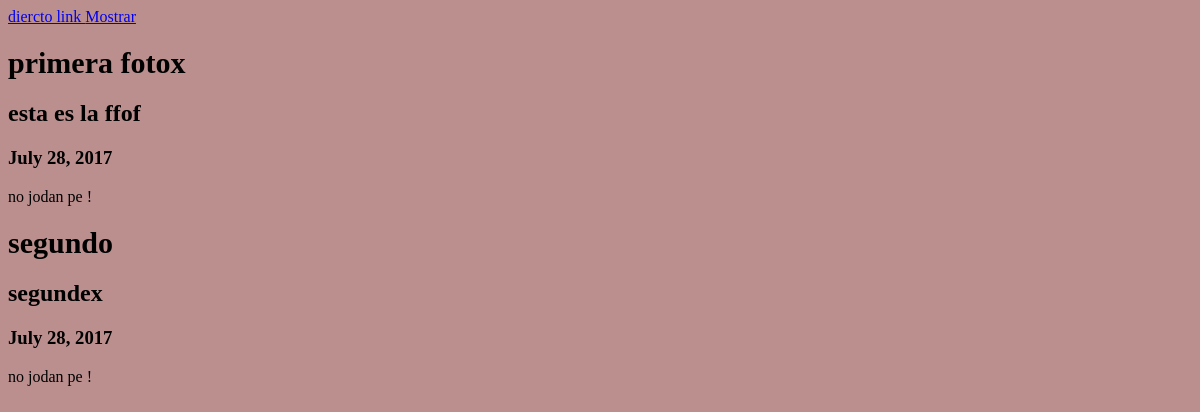
The app's page /fotox/mostrar/, older data.
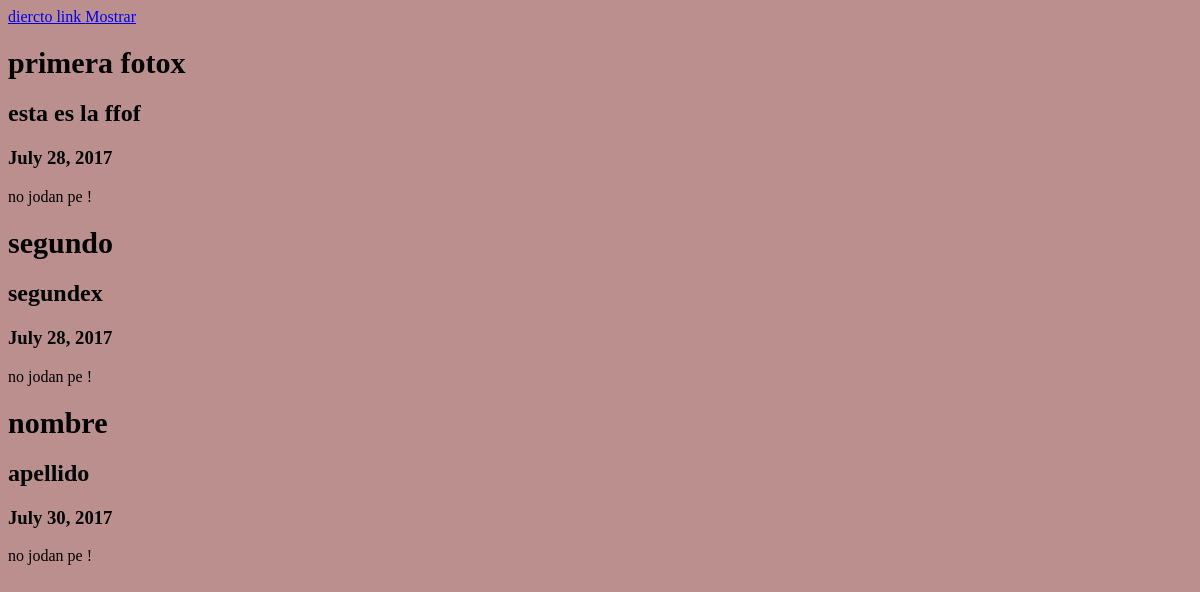
The same page, newer data.
### fotox/models.py (models this page shows, shortened)
class Foto(models.Model):
    nombre = models.CharField(blank="", null=True, max_length=15)
    apellido = models.CharField(blank="", null=True, max_length=15)
    fecha_creacion = models.DateField(auto_created=True)

### fotox/views.py (the view)
def mostrar(request):
    lista = Foto.objects.all()
    return render(request, 'fotox/pagina2.html', {'list': lista})

### templates/fotox/pagina2.html (shortened to what this page needs)
{% extends 'base.html' %}
{% block contenido %}
{% if list %}
{% for i in list %}
    <h1> {{ i.nombre }}</h1>
    <h2> {{ i.apellido }}</h2>
    <h3> {{ i.fecha_creacion }} </h3>
    <p> no jodan pe !</p>
{% endfor %}
{% endif %}
{% endblock %}

### templates/base.html (shortened to what this page needs)
<!DOCTYPE html>
<html lang="en">
<head>
    {% load static from staticfiles %}
	<link rel="stylesheet" href="{% static 'css/style.css' %}">
</head>
<body>
{% load admin_urls %}
<a href="{% url 'agregar' %}"> diercto link </a>
<a href="{% url 'mostrarmuchos' pedido=456131 %}"> Mostrar </a>
{% block contenido %}
{% endblock %}
</body>
</html>

### static/css/style.css (style rules this page uses)
body { background-color: rosybrown; align-self: center; }
h1 { font-size: 30px; }

Row changes from the older to the newer data that the page shows:
added Foto: nombre "nombre", apellido "apellido", fecha_creacion "July 30, 2017"
